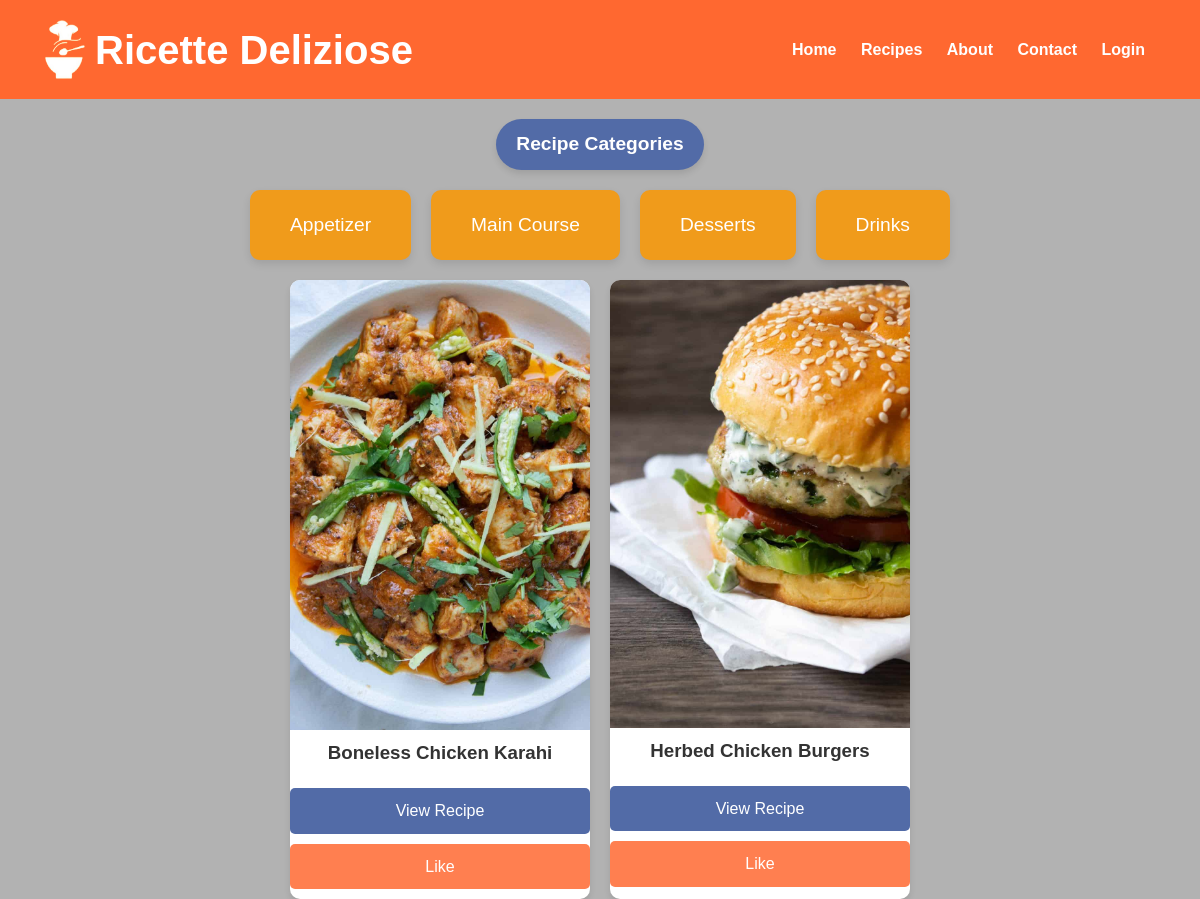
/recipe, run on an earlier commit of the app's database.
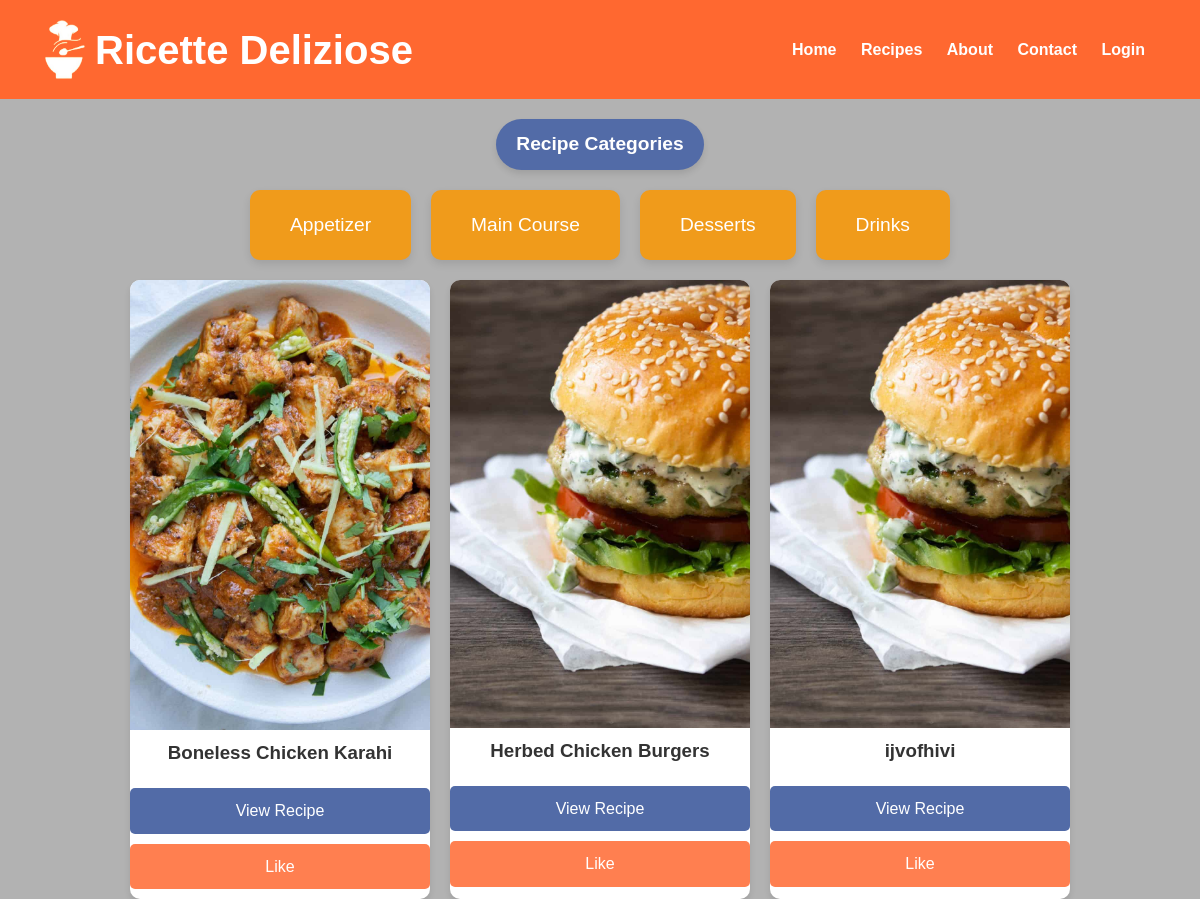
And on a later commit of the database.
### model.py (models this page shows, shortened)
class Recipe(db.Model):
    id = db.Column(db.Integer, primary_key=True)
    title = db.Column(db.String(100), nullable=False)
    description = db.Column(db.Text, nullable=False)
    instructions = db.Column(db.Text, nullable=False)
    image = db.Column(db.String(100), nullable=True)
    created_at = db.Column(db.DateTime, default=datetime.utcnow)
    category_id = db.Column(db.Integer, db.ForeignKey('category.id'), nullable=False)
    ingredients = db.relationship('Ingredient', secondary=recipe_ingredient, backref='recipes')
    category = db.relationship('Category', backref=db.backref('recipes', lazy=True))

### app.py (the view)
@app.route('/recipe', defaults={'category': None})
@app.route('/recipe/<string:category>')
def recipe(category):
    if category:
        recipes = Recipe.query.join(Category).filter(Category.name == category).all()
    else:
        recipes = Recipe.query.all()  # Get all recipes without adding any specific text
    return render_template('recipe.html', recipes=recipes, category=category)

### app.py (called while the page is built)
@app.before_request
def init_categories():
    if Category.query.count() == 0:  # Only add if the category table is empty
        category1 = Category(name="Appetizer")
        category2 = Category(name="Main Course")
        category3 = Category(name="Dessert")
        category4 = Category(name="Drinks")
        db.session.add_all([category1, category2, category3, category4])
        db.session.commit()
        print("Categories added to the database.")

### templates/recipe.html (shortened to what this page needs)
<!DOCTYPE html>
<html lang="en">
<head>
    <link rel="stylesheet" href="{{ url_for('static', filename='css/recipe.css') }}">
</head>
<body>
    <header>
        <div class="container">
           <div class="logo-title">
            <img src="{{ url_for('static', filename='images/logo.png') }}" alt="Logo" class="logo" width="40"
                height="59">
            <h1>Ricette Deliziose</h1>
        </div>
            <nav>
                <a href="{{ url_for('home') }}">Home</a>
                <a href="{{ url_for('recipe') }}">Recipes</a>
                <a href="{{ url_for('about') }}">About</a>
                <a href="{{ url_for('contact') }}">Contact</a>
                {% if 'user_id' in session %}
                {% if session['is_admin'] %}
                <a href="{{ url_for('admin_dashboard') }}">Dashboard</a>
                <a href="{{ url_for('logout') }}">Logout</a>
                {% else %}
                <a href="{{ url_for('profile') }}">Profile</a>
                <a href="{{ url_for('logout') }}">Logout</a>
                {% endif %}
                {% else %}
                <a href="{{ url_for('login') }}">Login</a>
                {% endif %}
            </nav>
        </div>
    </header>
    <main>
        <h2>Recipe Categories</h2>
        <div class="categories">
            <a href="{{ url_for('recipe', category='Appetizer') }}"
                class="{% if category == 'Appetizer' %}active{% endif %}">
                Appetizer
            </a>
            <a href="{{ url_for('recipe', category='Main Course') }}"
                class="{% if category == 'Main Course' %}active{% endif %}">
                Main Course
            </a>
            <a href="{{ url_for('recipe', category='Dessert') }}"
                class="{% if category == 'Desserts' %}active{% endif %}">
                Desserts
            </a>
            <a href="{{ url_for('recipe', category='Drinks') }}" class="{% if category == 'Drinks' %}active{% endif %}">
                Drinks
            </a>
        </div>
        {% if recipes %}
        <div id="recipe-container" class="recipe-grid">
            {% for recipe in recipes %}
            <div class="recipe-item">
                <img src="{{ url_for('static', filename='images/' + recipe.image) }}" alt="{{ recipe.title }}">
                <h3>{{ recipe.title }}</h3>
                <div class="card-buttons">
                    <a href="{{ url_for('recipe_details', recipe_id=recipe.id) }}" class="btn-view">View Recipe</a>
                    <a href="{{ url_for('like_recipe', recipe_id=recipe.id) }}" class="btn-like">Like</a>
                </div>
            </div>
            {% endfor %}
        </div>
        {% else %}
        <p>No recipes available.</p>
        {% endif %}
    </main>
</body>
</html>

### static/css/recipe.css (style rules this page uses)
body, h1, h2, h3, p, a, button { margin: 0; padding: 0; font-family: 'Poppins', sans-serif; text-decoration: none; }
body h2 { margin-bottom: 20px; margin-top: 20px; color: #fff; display: inline-block; background-color: #526ba7; padding: 10px 20px; font-size: 1.2em; border-radius: 50px; text-align: center; box-shadow: 0 4px 6px rgba(0, 0, 0, 0.1); }
body { line-height: 1.6; color: #333; background-image: linear-gradient(rgba(0, 0, 0, 0.3), rgba(0, 0, 0, 0.3)), url('/static/images/bg3.jpg'); background-size: cover; display: flex; flex-direction: column; min-height: 100vh; text-align: center; }
header { background: #FF6830 ; color: white; padding: 20px 0; text-align: center; }
header .container { display: flex; justify-content: space-between; align-items: center; padding: 0 45px; }
header .logo-title { display: flex; align-items: center; }
header .logo-title .logo { margin-right: 10px; }
header .logo-title h1 { margin: 0; padding: 0; font-family: 'Gistesy', sans-serif; font-size: 2.5rem; line-height: 1; }
header nav a { color: white; margin: 0 10px; font-weight: bold; }
.categories { display: flex; justify-content: center; gap: 20px; flex-wrap: wrap; margin-bottom: 20px; }
.categories a { background: #f09b1b; color: white; padding: 20px 40px; font-size: 1.2em; border-radius: 10px; box-shadow: 0 4px 8px rgba(0, 0, 0, 0.1); transition: background 0.3s ease, transform 0.3s ease; }
.recipe-grid { display: flex; justify-content: center; flex-wrap: wrap; gap: 20px; }
.recipe-grid h3 { text-align: center; margin-bottom: 20px; }
.recipe-item { width: 300px; background: white; border-radius: 10px; box-shadow: 0 4px 6px rgba(0, 0, 0, 0.1); overflow: hidden; transition: transform 0.3s ease; }
.recipe-item img { width: 100%; height: auto; }
.card-buttons .btn-like { display: block; margin: 10px auto; background: #ff7f50; color: white; padding: 10px 15px; border-radius: 5px; transition: background 0.3s ease; text-align: center; }
.card-buttons .btn-view { display: block; margin: 10px auto; background: #526ba7; color: white; padding: 10px 15px; border-radius: 5px; transition: background 0.3s ease; text-align: center; }

What changed in the data, as far as the page shows it:
added Recipe: image (picture), title "ijvofhivi"
